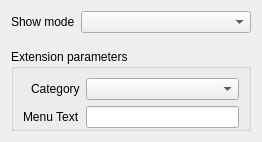
<?xml version="1.0" encoding="UTF-8"?>
<ui version="4.0">
 <class>Form</class>
 <widget class="QWidget" name="Form">
  <property name="geometry">
   <rect>
    <x>0</x>
    <y>0</y>
    <width>262</width>
    <height>142</height>
   </rect>
  </property>
  <property name="windowTitle">
   <string>Form</string>
  </property>
  <layout class="QVBoxLayout" name="verticalLayout">
   <item>
    <widget class="QWidget" name="BuilderExtWidget" native="true">
     <layout class="QVBoxLayout" name="verticalLayout_6">
      <property name="spacing">
       <number>6</number>
      </property>
      <property name="leftMargin">
       <number>0</number>
      </property>
      <property name="topMargin">
       <number>0</number>
      </property>
      <property name="rightMargin">
       <number>0</number>
      </property>
      <property name="bottomMargin">
       <number>0</number>
      </property>
      <item>
       <layout class="QFormLayout" name="formLayout_2">
        <property name="fieldGrowthPolicy">
         <enum>QFormLayout::AllNonFixedFieldsGrow</enum>
        </property>
        <item row="0" column="0">
         <widget class="QLabel" name="BextType_label">
          <property name="text">
           <string>Show mode</string>
          </property>
         </widget>
        </item>
        <item row="0" column="1">
         <widget class="QComboBox" name="BextTypeComboBox"/>
        </item>
       </layout>
      </item>
      <item>
       <widget class="QGroupBox" name="BuilderExtGroupBox">
        <property name="title">
         <string>Extension parameters</string>
        </property>
        <layout class="QFormLayout" name="formLayout_4">
         <property name="labelAlignment">
          <set>Qt::AlignRight|Qt::AlignTrailing|Qt::AlignVCenter</set>
         </property>
         <property name="leftMargin">
          <number>9</number>
         </property>
         <property name="topMargin">
          <number>9</number>
         </property>
         <property name="rightMargin">
          <number>9</number>
         </property>
         <property name="bottomMargin">
          <number>0</number>
         </property>
         <item row="0" column="0">
          <widget class="QLabel" name="BextCategory_label">
           <property name="text">
            <string>Category</string>
           </property>
          </widget>
         </item>
         <item row="0" column="1">
          <widget class="QComboBox" name="BextCategoryComboBox"/>
         </item>
         <item row="1" column="0">
          <widget class="QLabel" name="BextMenutext_label">
           <property name="text">
            <string>Menu Text</string>
           </property>
          </widget>
         </item>
         <item row="1" column="1">
          <widget class="QLineEdit" name="BextMenutextEdit"/>
         </item>
        </layout>
       </widget>
      </item>
     </layout>
    </widget>
   </item>
  </layout>
 </widget>
 <resources/>
 <connections/>
</ui>
